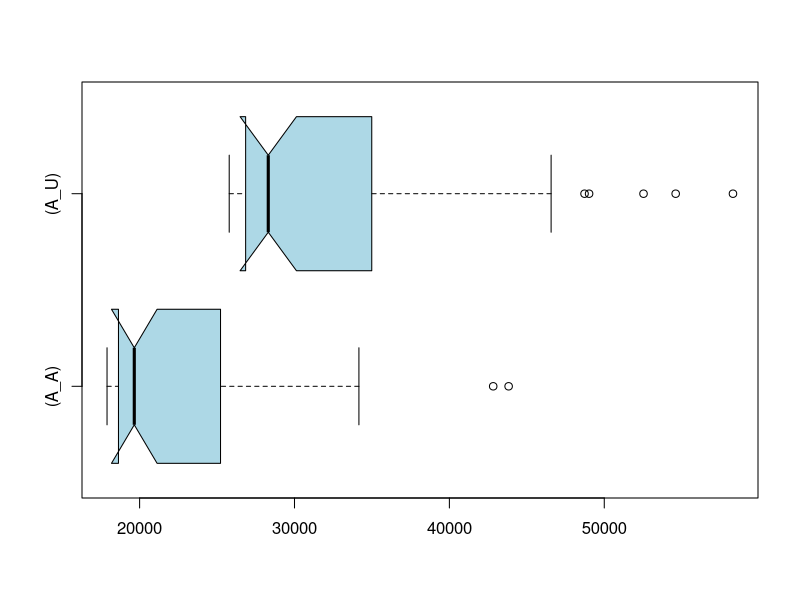

This figure's R source:
if (exists("A_A")) remove("A_A")
if (exists("A_U")) remove("A_U")
if (exists("C_A")) remove("C_A")
if (exists("C_U")) remove("C_U")
A_U<-c(52534,41392,41253,27174,27576,49020,26975,27569,27587,26554,26559,27495,27151,27153,27283,28729,26874,26844,26511,28239,33485,26196,26845,28307,41024,48726,30391,37708,35707,28306,38355,28569,34033,32926,31052,33903,34988,30481,54610,33791,58309,46568,30276,26747,26145,25895,25785,26581,26604,26644)
A_A<-c(34159,42829,43825,19305,20874,18280,19434,18878,19015,18354,18497,18403,18691,19709,19766,18806,18524,17963,18340,19123,18357,18389,18998,18680,24095,21896,27844,25224,20647,22960,27115,25898,33820,23415,26734,24942,26118,25338,25168,25480,26621,21785,19603,21930,19511,17897,19270,18044,18333,18635)
if (exists("A_U")) boxplot.stats(A_U)
if (exists("A_A")) boxplot.stats(A_A)
if (exists("C_U")) boxplot.stats(C_U)
if (exists("C_A")) boxplot.stats(C_A)
if (exists("A_U")) summary(A_U)
if (exists("A_A")) summary(A_A)
if (exists("C_U")) summary(C_U)
if (exists("C_A")) summary(C_A)
if (exists("A_U")) boxplot(A_A,A_U,col="lightblue",horizontal=TRUE,match=TRUE,names=c("(A_A)","(A_U)"),notch=TRUE)
if (exists("C_U")) boxplot(C_A,C_U,col="lightblue",horizontal=TRUE,match=TRUE,names=c("(C_A)","(C_U)"),notch=TRUE)
